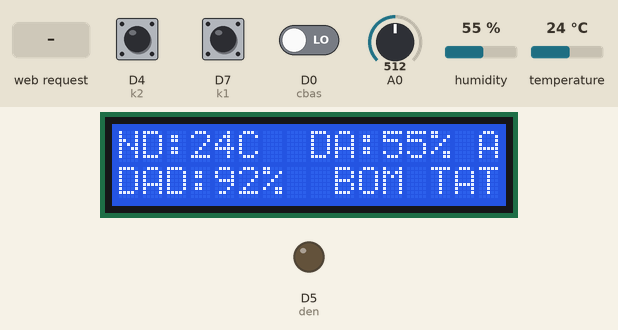
Simulated run of this sketch. Board: ESP8266 (NodeMCU). Parts: 16×2 character LCD, output pins drawn as LEDs (lit = HIGH). The test bench sets the inputs (shaded band); at power-on: A0 = 512, D7 (k1) HIGH, humidity 55 %, D4 (k2) HIGH, D0 (cbas) LOW, temperature 24 °C. WiFi joins after 1.5 s; servers stay silent unless stated; pins used as bus, display or sensor lines are not drawn; what the sketch prints to the serial monitor is not drawn.

Above: at 6.7 s.
6.8 s: A0 set to 562
At 8.6 s:
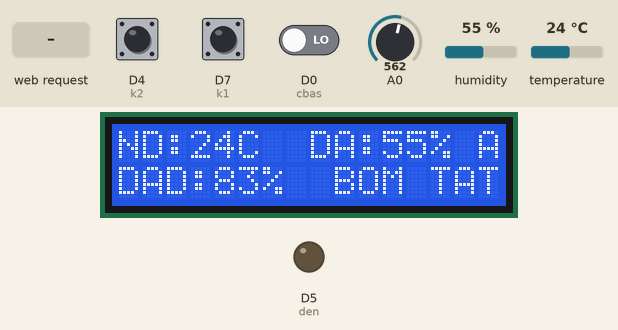
9.2 s: A0 set to 594
At 12.0 s:
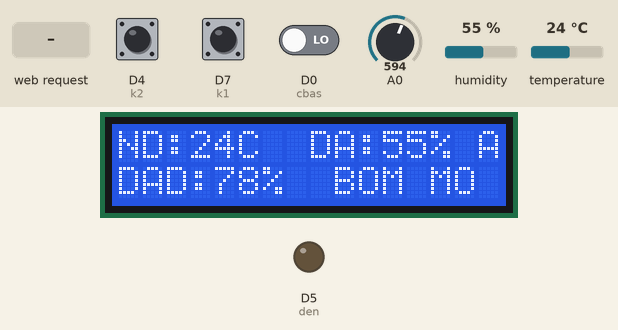
12.3 s: D7 (k1) pulled LOW for 1 s
At 15.3 s:
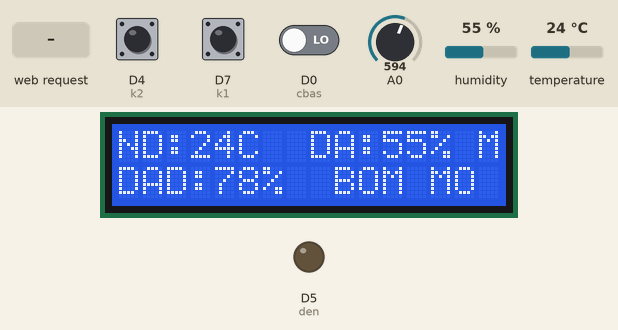
15.8 s: HTTP request GET /off1 received
At 17.6 s:
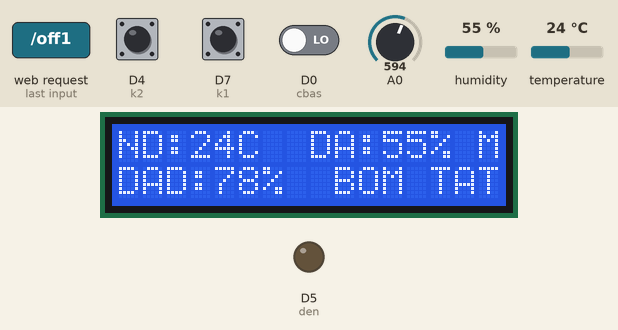
17.9 s: HTTP request GET /on2 received
At 18.3 s:
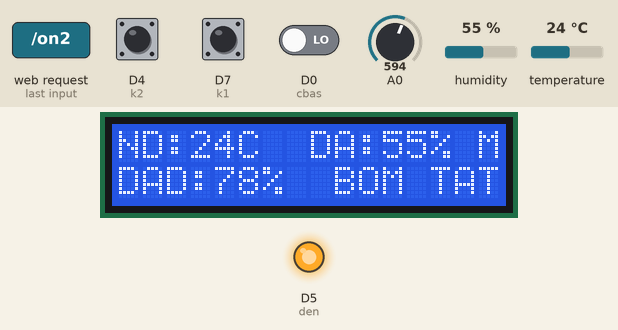
19.4 s: humidity set to 22 %
At 21.6 s:
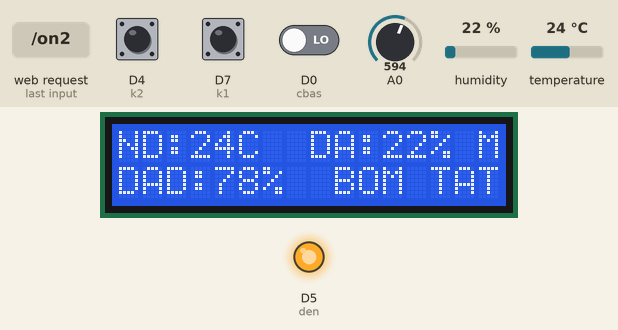
Timing chart, 0 to 23.1 s (numbered marks = the images above; inputs shaded):
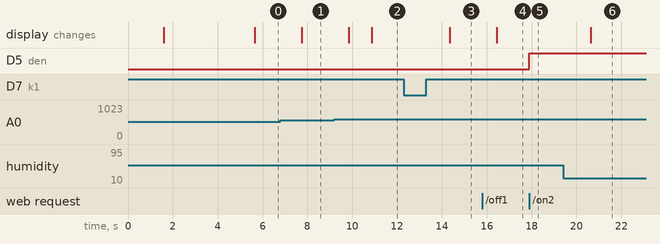

Measured:
- the behaviour switches between 578 and 579 on A0 (found by bisection; images 1 and 2)
- after the input at 6.8 s, the display: changes after 0.94 s (image 1)
- after the input at 9.2 s, the display: first changes after 0.64 s (image 2 shows a later state)
- after the input at 12.3 s, the display: changes after 2.1 s (image 3)
- after the input at 15.8 s, the display: changes after 0.65 s (image 4)
- after the input at 17.9 s, D5 (den): LOW → HIGH at once
- after the input at 19.4 s, the display: changes after 1.2 s (image 6)

The sketch:

Code.ino
```cpp
#include <string.h>
#include <ESP8266WiFi.h>
#include <ESP8266WebServer.h>
#include <SPI.h>
#include <LiquidCrystal_I2C.h>
LiquidCrystal_I2C lcd(0x27, 16, 2);
#include "DHT.h" //thu vien dht
#define DHTPIN D3     // what pin we're connected t
#define DHTTYPE DHT11   // DHT 11

#define k1    D7
#define k2    D4
#define cbas D0 //ngo vao cam bien
#define bom D6 //ngo ra dk 3 thiet bi
#define den D5
#define SSID "Teaffee_43 NgôThìNhậm"      // TEN WIFI
#define PASS "01234568910"               // PASSWORD WIFI
//#define SSID "OANH VU"                 // TEN WIFI
//#define PASS "bat3gdiem"               // PASSWORD WIFI
int16_t i;
boolean status1 = false; // bien trang thai
boolean status2 = false;
boolean statusBom = false;
bool flag_tt = 1;
bool stateK1 = 1;
bool stateK2 = 1;
int nhietdo, doam, doAmDat;
unsigned long time_delay;
unsigned int h;
unsigned int t;
void NutNhan();
ESP8266WebServer server(80);         // chon cong giao tiep la 80, xem thêm ở google
long period;
int offset = 1, refresh = 0;
DHT dht(DHTPIN, DHTTYPE);
// ******************* String form to sent to the client-browser ************************************
String form;
void homepage()        ////TAO GIAO DIEN WEB
{
  form = " ";
  form += "<html>" ;
  form += "<head>";
  form += "<meta http-equiv='refresh' content='5;  url=/' >";
  form += "<title>WIFI CONTROLLER</title>";
  form += "<script>";

  form += "            function startTime() "; //lay thoi gian thuc
  form += "            {";
  form += "                var today = new Date();";

  form += "                var h = today.getHours();";
  form += "                var m = today.getMinutes();";
  form += "                var s = today.getSeconds();";

  form += "                m = checkTime(m);";
  form += "                s = checkTime(s);";

  form += "                document.getElementById('timer').innerHTML = h + ':' + m + ':' + s;";

  form += "                var t = setTimeout(function() {";
  form += "                    startTime();";
  form += "                }, 500);";
  form += "            }";

  form += "            function checkTime(i) ";
  form += "            {";
  form += "                if (i < 10) {";
  form += "                    i = '0' + i;";
  form += "                }";
  form += "                return i;";
  form += "            }";
  form += "        </script>";


  form += "</head>";

  form += "<style type = 'text/css'>";
  form += "body {background-color:black;";
  form += "          background-size:cover;";

  form += "}";
  form += "a { ";
  form += "display: inline-block;";
  form += " width: 32px;";
  form += " height: 32px;";
  form += "}";

  form += "h1 {";
  form += "  font: 4em normal Arial, Helvetica, sans-serif;";
  form += " padding: 3px;  margin: 0;";
  form += " text-align:center;";
  form += " color:yellow;";
  form += "}";
  form += "h2 {";
  form += " font: 2em normal Arial, Helvetica, sans-serif;";
  form += " padding: 3px;  margin: 0;";
  form += " text-align:center;";
  form += " color:cyan;";
  form += "}";
  form += "h3 {";
  form += " font: 2em normal Arial, Helvetica, sans-serif;"; //font chu
  form += " padding: 3px;  margin: 0;"; //kich thuoc chu
  form += " text-align:center;";
  form += " color:white;"; //mau chu
  form += "}";
  form += ".setting {width:960px; margin:0 auto; padding:30px; border:1px solid #333; color:#fff; }";
  form += "</style>";


  form += "<body background='https://i.pinimg.com/736x/08/ef/de/08efde7b8d918a1a23f6099f72a6d7fc.jpg' onload='startTime()' >"; //hien thi logo
  form += "<img src= 'https://upload.wikimedia.org/wikipedia/commons/4/42/Logo_%C4%90%E1%BA%A1i_h%E1%BB%8Dc_S%C6%B0_ph%E1%BA%A1m_K%E1%BB%B9_thu%E1%BA%ADt_%C4%90%C3%A0_N%E1%BA%B5ng.png' width='150' height='150'>";
  form += "  <p>";
  form += "  <center>";
  form += "  <h2>GIAM SAT VA DIEU KHIEN THIET BI</h2>"; //tieu de hien thi
  form += "  <h3>";

  form += "  <br>";
  form += "  CHE DO:     &nbsp  &nbsp  &nbsp"; if (flag_tt == false) {
    form += " TAY ";
  }
  else {
    form += " TU DONG ";
  }
  form += "  <br/>";

  form += "  <br>";
  form += "  BOM:     &nbsp  &nbsp  &nbsp"; if (status1 == false) {
    form += "   TINH TRANG: OFF &nbsp  &nbsp  &nbsp ";
    form += "<img src= 'http://icons.iconarchive.com/icons/iconsmind/outline/512/Light-Bulb-icon.png' width='40' height='40'> &nbsp  &nbsp  &nbsp ";
  }
  else {
    form += "  TINH TRANG: ON &nbsp  &nbsp  &nbsp ";
    form += "<img src= 'https://cdn3.iconfinder.com/data/icons/business-office/256/Business_Ideas-512.png' width='40' height='40'>&nbsp  &nbsp  &nbsp ";
  }
  form += "  <a href='./on1'><input type='submit' value='ON' ></a> &nbsp";
  form += "  <a href='./off1'><input type='submit' value='OFF'></a>";
  form += "  <br/>";

  form += "   <br>";
  form += "  DEN:    &nbsp   &nbsp  &nbsp"; if (status2 == false) {
    form += "   TINH TRANG: OFF &nbsp  &nbsp  &nbsp ";
    form += "<img src= 'http://icons.iconarchive.com/icons/iconsmind/outline/512/Light-Bulb-icon.png' width='40' height='40'> &nbsp  &nbsp  &nbsp ";
  }
  else {
    form += "  TINH TRANG: ON &nbsp  &nbsp  &nbsp ";
    form += "<img src= 'https://cdn3.iconfinder.com/data/icons/business-office/256/Business_Ideas-512.png' width='40' height='40'>&nbsp  &nbsp  &nbsp ";
  }
  form += "  <a href='./on2'><input type='submit' value='ON' ></a> &nbsp";
  form += "  <a href='./off2'><input type='submit' value='OFF'></a>";
  form += "  <br/>";

  form += "<h2>";
  form += " <br>";
  form += "  NHIET DO:"; form += (String)nhietdo ;
  form += "<sup>o</sup>c   &nbsp  &nbsp  &nbsp  &nbsp DO AM: "; form += (String)doam;
  form += "&nbsp  &nbsp  &nbsp  &nbsp DO AM DAT: "; form += (String)doAmDat;
  form += "%";
  form += "<br/>";
  form += "<br>";
  form += "        <div id='timer'></div>";
  form += "<br/>";
  form += "</h2>";
  form += "  </center>";
  form += "</h3>";
  form += "</body>";
  form += "</html>";
}///ket thuc giao dien wep

void setup(void) {
  pinMode(k1, INPUT_PULLUP);
  pinMode(k2, INPUT_PULLUP);
  pinMode(cbas, INPUT); //dinh nghia ngo vao
  pinMode(bom, OUTPUT); //dinh nghia ngo ra
  pinMode(den, OUTPUT);
  digitalWrite(bom, 0); //tat het ngo ra
  digitalWrite(den, 0);

  //ESP.wdtDisable();                            // used to debug, disable wachdog timer,
  Serial.begin(9600);                           // full speed to monitor
  WiFi.begin(SSID, PASS);                      // Connect to WiFi network
  while (WiFi.status() != WL_CONNECTED) {     // Wait for connection
    delay(500);
    Serial.print(".");
  }
  // Set up the endpoints for HTTP server,  Endpoints can be written as inline functions:

  server.on("/", []() {
    homepage();
    server.send(200, "text/html", form);

  });


  server.on("/on1", []() {                        //HAM THUC HIEN KHI NHAN DUOC GIA TRI on1 tu web
    //  Serial.println("a");
    digitalWrite(bom, 1);
    status1 = true;
    homepage();
    server.send(200, "text/html", form);
  });


  server.on("/off1", []() {
    //  Serial.println("b");
    digitalWrite(bom, 0);
    status1 = false;
    homepage();
    server.send(200, "text/html", form);
  });

  server.on("/on2", []() {
    //  Serial.println("c");
    digitalWrite(den, 1);
    status2 = true;
    homepage();
    server.send(200, "text/html", form);
  });

  server.on("/off2", []() {
    //  Serial.println("d");
    digitalWrite(den, 0);
    status2 = false;
    homepage();
    server.send(200, "text/html", form);
  });
Serial.println("Server on ");
  dht.begin();
  server.begin();                                 // Start the server
  lcd.init();
  lcd.backlight();
  //Serial.print("SSID : ");                        // prints SSID in monitor
  //Serial.println(SSID);                           // to monitor

  char result[16];
  sprintf(result, "%3d.%3d.%1d.%3d", WiFi.localIP()[0], WiFi.localIP()[1], WiFi.localIP()[2], WiFi.localIP()[3]);
  //Serial.println();
  //Serial.println(result);
  //Serial.println("WebServer ready!   ");
  //Serial.println(WiFi.localIP());
  // Serial monitor prints localIP
  lcd.setCursor(0, 0);
  lcd.print("DIA CHI IP WEB");
  lcd.setCursor(0, 1);
  lcd.print(result); 				// In địa chỉ IP của mạng wifi kết nối đến
  time_delay = millis();
  delay(4000);
  lcd.clear();
}

void loop(void) {
  server.handleClient();
  if (millis() - time_delay > 1000) {
    sendSensor();
    //NutNhan();
    time_delay = millis();
    if (isnan(h) || isnan(t)) {
      Serial.println("Failed to read from DHT sensor!");   // ham bao khi sensor k hoat dong
    } else {
      doam = (int)h;
      nhietdo = (int)t;
    }
  }
}

/*================================================================*/
void sendSensor()
{
  lcd.clear();
  //lcd_blynk.clear();
  int value = analogRead(A0);     // Ta sẽ đọc giá trị hiệu điện thế của cảm biến
  doAmDat = map(value, 470, 1024, 100, 0);
  if (doAmDat > 99) {
    doAmDat = 99;
  }
  h = dht.readHumidity();     //Doc gia tri do am
  t = dht.readTemperature();  //Doc gia tri nhiet do

  lcd.setCursor(0, 0);
  lcd.print("ND:");
  lcd.print(t);
  lcd.print("C");

  lcd.setCursor(8, 0);
  lcd.print("DA:");
  lcd.print(h);
  lcd.print("%");

  lcd.setCursor(0, 1);
  lcd.print("DAD:");
  lcd.print(doAmDat);
  lcd.print("%");
  //Serial.println(doAmDat);

  if (flag_tt == 0) {
    lcd.setCursor(15, 0);
    lcd.print("M");
  }
  if (flag_tt == 1) {
    lcd.setCursor(15, 0);
    lcd.print("A");
  }
  if (digitalRead(bom) == 1) {
    lcd.setCursor(9, 1); lcd.print("BOM MO ");
    status1 = 1;
  }
  if (digitalRead(bom) == 0) {
    lcd.setCursor(9, 1); lcd.print("BOM TAT");
    status1 = 0;
  }
  // đoạn chương trình chọn chế độ chạy tự động hay bằng tay
  switch (flag_tt)
  {
    case 0:
      NutNhan();
      lcd.setCursor(15, 0); lcd.print("M");
      if (!digitalRead(k2)) {
        while (!digitalRead(k2));
        stateK2 = !stateK2;
        digitalWrite(bom, stateK2);
        if (stateK2 == 0) {
          digitalWrite(bom, 0);
        }
        if (stateK2 == 1) {
          digitalWrite(bom, 1);
        }
      }
      break;
    case 1:
      NutNhan();
      lcd.setCursor(15, 0); lcd.print("A");
      if (doAmDat < 20 || t < 34) {

        digitalWrite(bom, HIGH);
      }
      if (doAmDat > 80) {
        digitalWrite(bom, LOW);
      }

      if (digitalRead(cbas) == 1) {
        status2 = true;
        digitalWrite(den, 1);
      } else {
        status2 = false;
        digitalWrite(den, 0);
      }
      break;
  }
}
/*================================================================*/
void NutNhan()// chương trình gọi nút  nhấn chọn chế độ bằng tay hay tự động
{
  if (!digitalRead(k1)) {
    while (!digitalRead(k1));
    stateK1 = !stateK1;
    flag_tt = stateK1;
  }
}
```
